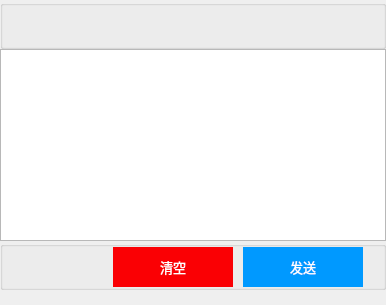
               <widget class="QWidget" name="main_chatTab_chatStack_NotNULL_inputWidget" native="true">
                <layout class="QVBoxLayout" name="verticalLayout_21">
                 <property name="spacing">
                  <number>0</number>
                 </property>
                 <property name="leftMargin">
                  <number>0</number>
                 </property>
                 <property name="topMargin">
                  <number>0</number>
                 </property>
                 <property name="rightMargin">
                  <number>0</number>
                 </property>
                 <property name="bottomMargin">
                  <number>15</number>
                 </property>
                 <item>
                  <widget class="QGroupBox" name="main_chatTab_chatStack_NotNULL_inputToolGroup">
                   <property name="sizePolicy">
                    <sizepolicy hsizetype="Expanding" vsizetype="Preferred">
                     <horstretch>0</horstretch>
                     <verstretch>0</verstretch>
                    </sizepolicy>
                   </property>
                   <property name="autoFillBackground">
                    <bool>true</bool>
                   </property>
                   <property name="title">
                    <string/>
                   </property>
                   <property name="alignment">
                    <set>Qt::AlignBottom|Qt::AlignHCenter</set>
                   </property>
                   <property name="flat">
                    <bool>false</bool>
                   </property>
                   <layout class="QHBoxLayout" name="horizontalLayout_7">
                    <property name="spacing">
                     <number>10</number>
                    </property>
                    <property name="leftMargin">
                     <number>20</number>
                    </property>
                    <property name="topMargin">
                     <number>0</number>
                    </property>
                    <property name="rightMargin">
                     <number>20</number>
                    </property>
                    <property name="bottomMargin">
                     <number>0</number>
                    </property>
                    <item>
                     <widget class="QPushButton" name="main_chatTab_chatStack_NotNULL_inputToolGroup_emojiBtn">
                      <property name="sizePolicy">
                       <sizepolicy hsizetype="Fixed" vsizetype="Fixed">
                        <horstretch>0</horstretch>
                        <verstretch>0</verstretch>
                       </sizepolicy>
                      </property>
                      <property name="minimumSize">
                       <size>
                        <width>40</width>
                        <height>40</height>
                       </size>
                      </property>
                      <property name="maximumSize">
                       <size>
                        <width>40</width>
                        <height>40</height>
                       </size>
                      </property>
                      <property name="toolTip">
                       <string>表情</string>
                      </property>
                      <property name="icon">
                       <iconset resource="QQDesktop.qrc">
                        <normaloff>:/widget/main/chat/images/widget/main/chat/emoji_no.png</normaloff>
                        <normalon>:/widget/main/chat/images/widget/main/chat/emoji_yes.png</normalon>:/widget/main/chat/images/widget/main/chat/emoji_no.png</iconset>
                      </property>
                      <property name="iconSize">
                       <size>
                        <width>30</width>
                        <height>30</height>
                       </size>
                      </property>
                      <property name="flat">
                       <bool>true</bool>
                      </property>
                     </widget>
                    </item>
                    <item>
                     <widget class="QPushButton" name="main_chatTab_chatStack_NotNULL_inputToolGroup_fileBtn">
                      <property name="sizePolicy">
                       <sizepolicy hsizetype="Fixed" vsizetype="Fixed">
                        <horstretch>0</horstretch>
                        <verstretch>0</verstretch>
                       </sizepolicy>
                      </property>
                      <property name="minimumSize">
                       <size>
                        <width>40</width>
                        <height>40</height>
                       </size>
                      </property>
                      <property name="maximumSize">
                       <size>
                        <width>40</width>
                        <height>40</height>
                       </size>
                      </property>
                      <property name="focusPolicy">
                       <enum>Qt::NoFocus</enum>
                      </property>
                      <property name="toolTip">
                       <string>选择文件</string>
                      </property>
                      <property name="icon">
                       <iconset resource="QQDesktop.qrc">
                        <normaloff>:/widget/main/chat/images/widget/main/chat/file_no.png</normaloff>
                        <normalon>:/widget/main/chat/images/widget/main/chat/file_yes.png</normalon>:/widget/main/chat/images/widget/main/chat/file_no.png</iconset>
                      </property>
                      <property name="iconSize">
                       <size>
                        <width>30</width>
                        <height>30</height>
                       </size>
                      </property>
                      <property name="flat">
                       <bool>true</bool>
                      </property>
                     </widget>
                    </item>
                    <item>
                     <widget class="QPushButton" name="main_chatTab_chatStack_NotNULL_inputToolGroup_pictureBtn">
                      <property name="sizePolicy">
                       <sizepolicy hsizetype="Fixed" vsizetype="Fixed">
                        <horstretch>0</horstretch>
                        <verstretch>0</verstretch>
                       </sizepolicy>
                      </property>
                      <property name="minimumSize">
                       <size>
                        <width>40</width>
                        <height>40</height>
                       </size>
                      </property>
                      <property name="maximumSize">
                       <size>
                        <width>40</width>
                        <height>40</height>
                       </size>
                      </property>
                      <property name="focusPolicy">
                       <enum>Qt::NoFocus</enum>
                      </property>
                      <property name="toolTip">
                       <string>选择图片</string>
                      </property>
                      <property name="icon">
                       <iconset resource="QQDesktop.qrc">
                        <normaloff>:/widget/main/chat/images/widget/main/chat/picture_no.png</normaloff>
                        <normalon>:/widget/main/chat/images/widget/main/chat/picture_yes.png</normalon>:/widget/main/chat/images/widget/main/chat/picture_no.png</iconset>
                      </property>
                      <property name="iconSize">
                       <size>
                        <width>30</width>
                        <height>30</height>
                       </size>
                      </property>
                      <property name="flat">
                       <bool>true</bool>
                      </property>
                     </widget>
                    </item>
                    <item>
                     <widget class="QPushButton" name="main_chatTab_chatStack_NotNULL_inputToolGroup_upperBtn">
                      <property name="sizePolicy">
                       <sizepolicy hsizetype="Fixed" vsizetype="Fixed">
                        <horstretch>0</horstretch>
                        <verstretch>0</verstretch>
                       </sizepolicy>
                      </property>
                      <property name="minimumSize">
                       <size>
                        <width>40</width>
                        <height>40</height>
                       </size>
                      </property>
                      <property name="maximumSize">
                       <size>
                        <width>40</width>
                        <height>40</height>
                       </size>
                      </property>
                      <property name="focusPolicy">
                       <enum>Qt::NoFocus</enum>
                      </property>
                      <property name="toolTip">
                       <string>开启大写锁定</string>
                      </property>
                      <property name="icon">
                       <iconset resource="QQDesktop.qrc">
                        <normaloff>:/widget/main/chat/images/widget/main/chat/upper_no.png</normaloff>
                        <normalon>:/widget/main/chat/images/widget/main/chat/upper_yes.png</normalon>:/widget/main/chat/images/widget/main/chat/upper_no.png</iconset>
                      </property>
                      <property name="iconSize">
                       <size>
                        <width>30</width>
                        <height>30</height>
                       </size>
                      </property>
                      <property name="checkable">
                       <bool>true</bool>
                      </property>
                      <property name="checked">
                       <bool>false</bool>
                      </property>
                      <property name="flat">
                       <bool>true</bool>
                      </property>
                     </widget>
                    </item>
                    <item>
                     <widget class="QPushButton" name="main_chatTab_chatStack_NotNULL_inputToolGroup_fontBtn">
                      <property name="sizePolicy">
                       <sizepolicy hsizetype="Fixed" vsizetype="Fixed">
                        <horstretch>0</horstretch>
                        <verstretch>0</verstretch>
                       </sizepolicy>
                      </property>
                      <property name="minimumSize">
                       <size>
                        <width>40</width>
                        <height>40</height>
                       </size>
                      </property>
                      <property name="maximumSize">
                       <size>
                        <width>40</width>
                        <height>40</height>
                       </size>
                      </property>
                      <property name="toolTip">
                       <string>编辑器字体设置</string>
                      </property>
                      <property name="icon">
                       <iconset resource="QQDesktop.qrc">
                        <normaloff>:/widget/main/chat/images/widget/main/chat/font_no.png</normaloff>
                        <normalon>:/widget/main/chat/images/widget/main/chat/font_yes.png</normalon>:/widget/main/chat/images/widget/main/chat/font_no.png</iconset>
                      </property>
                      <property name="iconSize">
                       <size>
                        <width>30</width>
                        <height>30</height>
                       </size>
                      </property>
                      <property name="flat">
                       <bool>true</bool>
                      </property>
                     </widget>
                    </item>
                    <item>
                     <spacer name="horizontalSpacer_7">
                      <property name="orientation">
                       <enum>Qt::Horizontal</enum>
                      </property>
                      <property name="sizeType">
                       <enum>QSizePolicy::Expanding</enum>
                      </property>
                      <property name="sizeHint" stdset="0">
                       <size>
                        <width>40</width>
                        <height>20</height>
                       </size>
                      </property>
                     </spacer>
                    </item>
                    <item>
                     <widget class="QPushButton" name="main_chatTab_chatStack_NotNULL_inputToolGroup_historyBtn">
                      <property name="sizePolicy">
                       <sizepolicy hsizetype="Fixed" vsizetype="Fixed">
                        <horstretch>0</horstretch>
                        <verstretch>0</verstretch>
                       </sizepolicy>
                      </property>
                      <property name="minimumSize">
                       <size>
                        <width>40</width>
                        <height>40</height>
                       </size>
                      </property>
                      <property name="maximumSize">
                       <size>
                        <width>40</width>
                        <height>40</height>
                       </size>
                      </property>
                      <property name="focusPolicy">
                       <enum>Qt::NoFocus</enum>
                      </property>
                      <property name="toolTip">
                       <string>查看历史记录</string>
                      </property>
                      <property name="icon">
                       <iconset resource="QQDesktop.qrc">
                        <normaloff>:/widget/main/chat/images/widget/main/chat/histroy_no.png</normaloff>
                        <normalon>:/widget/main/chat/images/widget/main/chat/histroy_yes.png</normalon>:/widget/main/chat/images/widget/main/chat/histroy_no.png</iconset>
                      </property>
                      <property name="iconSize">
                       <size>
                        <width>30</width>
                        <height>30</height>
                       </size>
                      </property>
                      <property name="flat">
                       <bool>true</bool>
                      </property>
                     </widget>
                    </item>
                   </layout>
                  </widget>
                 </item>
                 <item>
                  <widget class="QTextEdit" name="main_chatTab_chatStack_NotNULL_textInput">
                   <property name="font">
                    <font>
                     <family>Agency FB</family>
                     <pointsize>12</pointsize>
                    </font>
                   </property>
                   <property name="mouseTracking">
                    <bool>true</bool>
                   </property>
                   <property name="verticalScrollBarPolicy">
                    <enum>Qt::ScrollBarAlwaysOff</enum>
                   </property>
                   <property name="horizontalScrollBarPolicy">
                    <enum>Qt::ScrollBarAlwaysOff</enum>
                   </property>
                   <property name="html">
                    <string>&lt;!DOCTYPE HTML PUBLIC &quot;-//W3C//DTD HTML 4.0//EN&quot; &quot;http://www.w3.org/TR/REC-html40/strict.dtd&quot;&gt;
&lt;html&gt;&lt;head&gt;&lt;meta name=&quot;qrichtext&quot; content=&quot;1&quot; /&gt;&lt;style type=&quot;text/css&quot;&gt;
p, li { white-space: pre-wrap; }
&lt;/style&gt;&lt;/head&gt;&lt;body style=&quot; font-family:'Agency FB'; font-size:12pt; font-weight:400; font-style:normal;&quot;&gt;
&lt;p style=&quot;-qt-paragraph-type:empty; margin-top:0px; margin-bottom:0px; margin-left:0px; margin-right:0px; -qt-block-indent:0; text-indent:0px;&quot;&gt;&lt;br /&gt;&lt;/p&gt;&lt;/body&gt;&lt;/html&gt;</string>
                   </property>
                  </widget>
                 </item>
                 <item>
                  <widget class="QGroupBox" name="main_chatTab_chatStack_NotNULL_inputGroup">
                   <property name="sizePolicy">
                    <sizepolicy hsizetype="Expanding" vsizetype="Preferred">
                     <horstretch>0</horstretch>
                     <verstretch>0</verstretch>
                    </sizepolicy>
                   </property>
                   <property name="autoFillBackground">
                    <bool>true</bool>
                   </property>
                   <property name="title">
                    <string/>
                   </property>
                   <layout class="QHBoxLayout" name="horizontalLayout_6">
                    <property name="spacing">
                     <number>10</number>
                    </property>
                    <property name="leftMargin">
                     <number>20</number>
                    </property>
                    <property name="topMargin">
                     <number>0</number>
                    </property>
                    <property name="rightMargin">
                     <number>20</number>
                    </property>
                    <property name="bottomMargin">
                     <number>0</number>
                    </property>
                    <item>
                     <widget class="QPushButton" name="main_chatTab_chatStack_NotNULL_inputGroup_audioBtn">
                      <property name="sizePolicy">
                       <sizepolicy hsizetype="Fixed" vsizetype="Fixed">
                        <horstretch>0</horstretch>
                        <verstretch>0</verstretch>
                       </sizepolicy>
                      </property>
                      <property name="minimumSize">
                       <size>
                        <width>40</width>
                        <height>40</height>
                       </size>
                      </property>
                      <property name="maximumSize">
                       <size>
                        <width>40</width>
                        <height>40</height>
                       </size>
                      </property>
                      <property name="focusPolicy">
                       <enum>Qt::NoFocus</enum>
                      </property>
                      <property name="toolTip">
                       <string>发送语音</string>
                      </property>
                      <property name="icon">
                       <iconset resource="QQDesktop.qrc">
                        <normaloff>:/widget/main/chat/images/widget/main/chat/audio_no.png</normaloff>
                        <normalon>:/widget/main/chat/images/widget/main/chat/audio_yes.png</normalon>:/widget/main/chat/images/widget/main/chat/audio_no.png</iconset>
                      </property>
                      <property name="iconSize">
                       <size>
                        <width>40</width>
                        <height>40</height>
                       </size>
                      </property>
                      <property name="checkable">
                       <bool>false</bool>
                      </property>
                      <property name="checked">
                       <bool>false</bool>
                      </property>
                      <property name="flat">
                       <bool>true</bool>
                      </property>
                     </widget>
                    </item>
                    <item>
                     <spacer name="horizontalSpacer_5">
                      <property name="orientation">
                       <enum>Qt::Horizontal</enum>
                      </property>
                      <property name="sizeHint" stdset="0">
                       <size>
                        <width>40</width>
                        <height>20</height>
                       </size>
                      </property>
                     </spacer>
                    </item>
                    <item>
                     <widget class="QPushButton" name="main_chatTab_chatStack_NotNULL_inputGroup_clearBtn">
                      <property name="sizePolicy">
                       <sizepolicy hsizetype="Fixed" vsizetype="Fixed">
                        <horstretch>0</horstretch>
                        <verstretch>0</verstretch>
                       </sizepolicy>
                      </property>
                      <property name="minimumSize">
                       <size>
                        <width>120</width>
                        <height>40</height>
                       </size>
                      </property>
                      <property name="maximumSize">
                       <size>
                        <width>120</width>
                        <height>40</height>
                       </size>
                      </property>
                      <property name="palette">
                       <palette>
                        <active>
                         <colorrole role="Button">
                          <brush brushstyle="SolidPattern">
                           <color alpha="255">
                            <red>250</red>
                            <green>0</green>
                            <blue>4</blue>
                           </color>
                          </brush>
                         </colorrole>
                         <colorrole role="ButtonText">
                          <brush brushstyle="SolidPattern">
                           <color alpha="255">
                            <red>255</red>
                            <green>255</green>
                            <blue>255</blue>
                           </color>
                          </brush>
                         </colorrole>
                        </active>
                        <inactive>
                         <colorrole role="Button">
                          <brush brushstyle="SolidPattern">
                           <color alpha="255">
                            <red>250</red>
                            <green>0</green>
                            <blue>4</blue>
                           </color>
                          </brush>
                         </colorrole>
                         <colorrole role="ButtonText">
                          <brush brushstyle="SolidPattern">
                           <color alpha="255">
                            <red>255</red>
                            <green>255</green>
                            <blue>255</blue>
                           </color>
                          </brush>
                         </colorrole>
                        </inactive>
                        <disabled>
                         <colorrole role="Button">
                          <brush brushstyle="SolidPattern">
                           <color alpha="255">
                            <red>250</red>
                            <green>0</green>
                            <blue>4</blue>
                           </color>
                          </brush>
                         </colorrole>
                         <colorrole role="ButtonText">
                          <brush brushstyle="SolidPattern">
                           <color alpha="255">
                            <red>120</red>
                            <green>120</green>
                            <blue>120</blue>
                           </color>
                          </brush>
                         </colorrole>
                        </disabled>
                       </palette>
                      </property>
                      <property name="font">
                       <font>
                        <family>微软雅黑</family>
                        <pointsize>10</pointsize>
                       </font>
                      </property>
                      <property name="focusPolicy">
                       <enum>Qt::NoFocus</enum>
                      </property>
                      <property name="toolTip">
                       <string>清空输入框</string>
                      </property>
                      <property name="autoFillBackground">
                       <bool>true</bool>
                      </property>
                      <property name="text">
                       <string>清空</string>
                      </property>
                      <property name="flat">
                       <bool>true</bool>
                      </property>
                     </widget>
                    </item>
                    <item>
                     <widget class="QPushButton" name="main_chatTab_chatStack_NotNULL_inputGroup_sendBtn">
                      <property name="sizePolicy">
                       <sizepolicy hsizetype="Fixed" vsizetype="Fixed">
                        <horstretch>0</horstretch>
                        <verstretch>0</verstretch>
                       </sizepolicy>
                      </property>
                      <property name="minimumSize">
                       <size>
                        <width>120</width>
                        <height>40</height>
                       </size>
                      </property>
                      <property name="maximumSize">
                       <size>
                        <width>120</width>
                        <height>40</height>
                       </size>
                      </property>
                      <property name="palette">
                       <palette>
                        <active>
                         <colorrole role="Button">
                          <brush brushstyle="SolidPattern">
                           <color alpha="255">
                            <red>0</red>
                            <green>153</green>
                            <blue>255</blue>
                           </color>
                          </brush>
                         </colorrole>
                         <colorrole role="ButtonText">
                          <brush brushstyle="SolidPattern">
                           <color alpha="255">
                            <red>255</red>
                            <green>255</green>
                            <blue>255</blue>
                           </color>
                          </brush>
                         </colorrole>
                        </active>
                        <inactive>
                         <colorrole role="Button">
                          <brush brushstyle="SolidPattern">
                           <color alpha="255">
                            <red>0</red>
                            <green>153</green>
                            <blue>255</blue>
                           </color>
                          </brush>
                         </colorrole>
                         <colorrole role="ButtonText">
                          <brush brushstyle="SolidPattern">
                           <color alpha="255">
                            <red>255</red>
                            <green>255</green>
                            <blue>255</blue>
                           </color>
                          </brush>
                         </colorrole>
                        </inactive>
                        <disabled>
                         <colorrole role="Button">
                          <brush brushstyle="SolidPattern">
                           <color alpha="255">
                            <red>0</red>
                            <green>153</green>
                            <blue>255</blue>
                           </color>
                          </brush>
                         </colorrole>
                         <colorrole role="ButtonText">
                          <brush brushstyle="SolidPattern">
                           <color alpha="255">
                            <red>120</red>
                            <green>120</green>
                            <blue>120</blue>
                           </color>
                          </brush>
                         </colorrole>
                        </disabled>
                       </palette>
                      </property>
                      <property name="font">
                       <font>
                        <family>微软雅黑</family>
                        <pointsize>10</pointsize>
                        <weight>50</weight>
                        <bold>false</bold>
                       </font>
                      </property>
                      <property name="focusPolicy">
                       <enum>Qt::NoFocus</enum>
                      </property>
                      <property name="toolTip">
                       <string>发送</string>
                      </property>
                      <property name="autoFillBackground">
                       <bool>true</bool>
                      </property>
                      <property name="text">
                       <string>发送</string>
                      </property>
                      <property name="icon">
                       <iconset>
                        <normaloff>:/QQ/images/sendButton.png</normaloff>:/QQ/images/sendButton.png</iconset>
                      </property>
                      <property name="flat">
                       <bool>true</bool>
                      </property>
                     </widget>
                    </item>
                   </layout>
                  </widget>
                 </item>
                </layout>
               </widget>
